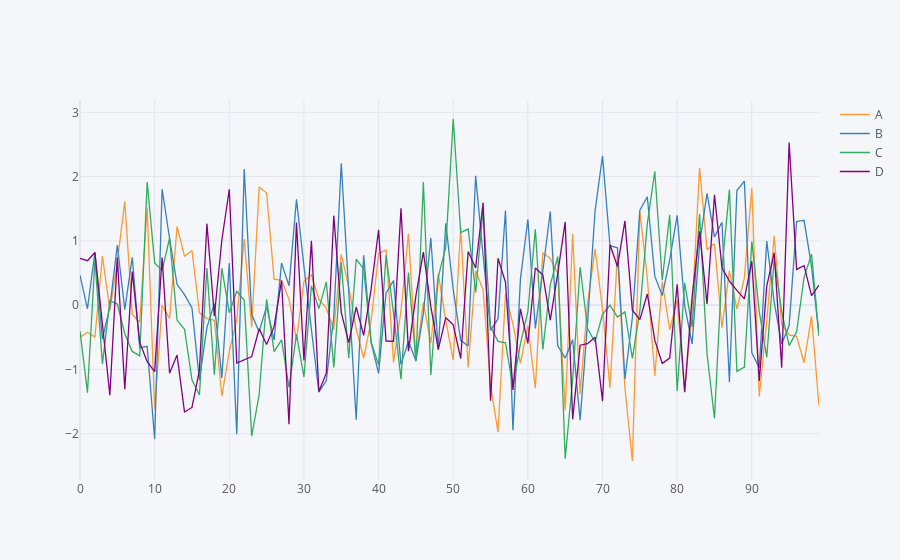

Source (notebook cell):
### Code cell
df.iplot() # now change to iplot instead of plot and watch the majik
